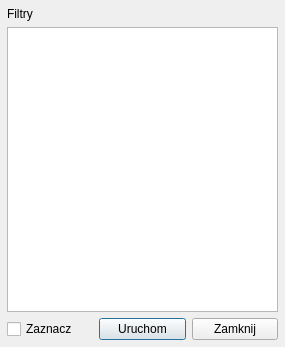
<?xml version="1.0" encoding="UTF-8"?>
<ui version="4.0">
 <class>Dialog</class>
 <widget class="QDialog" name="Dialog">
  <property name="geometry">
   <rect>
    <x>0</x>
    <y>0</y>
    <width>285</width>
    <height>347</height>
   </rect>
  </property>
  <property name="windowTitle">
   <string>Dialog</string>
  </property>
  <widget class="QWidget" name="verticalLayoutWidget">
   <property name="geometry">
    <rect>
     <x>7</x>
     <y>7</y>
     <width>271</width>
     <height>333</height>
    </rect>
   </property>
   <layout class="QVBoxLayout" name="verticalLayout">
    <item>
     <widget class="QLabel" name="label">
      <property name="text">
       <string>Filtry</string>
      </property>
     </widget>
    </item>
    <item>
     <widget class="QListWidget" name="listWidget_filters"/>
    </item>
    <item>
     <layout class="QHBoxLayout" name="horizontalLayout">
      <item>
       <widget class="QCheckBox" name="checkBox_checkall">
        <property name="text">
         <string>Zaznacz</string>
        </property>
       </widget>
      </item>
      <item>
       <widget class="QPushButton" name="pushButton_run">
        <property name="text">
         <string>Uruchom</string>
        </property>
       </widget>
      </item>
      <item>
       <widget class="QPushButton" name="pushButton_close">
        <property name="text">
         <string>Zamknij</string>
        </property>
       </widget>
      </item>
     </layout>
    </item>
   </layout>
  </widget>
 </widget>
 <resources/>
 <connections/>
 <designerdata>
  <property name="gridDeltaX">
   <number>7</number>
  </property>
  <property name="gridDeltaY">
   <number>7</number>
  </property>
  <property name="gridSnapX">
   <bool>true</bool>
  </property>
  <property name="gridSnapY">
   <bool>true</bool>
  </property>
  <property name="gridVisible">
   <bool>true</bool>
  </property>
 </designerdata>
</ui>
